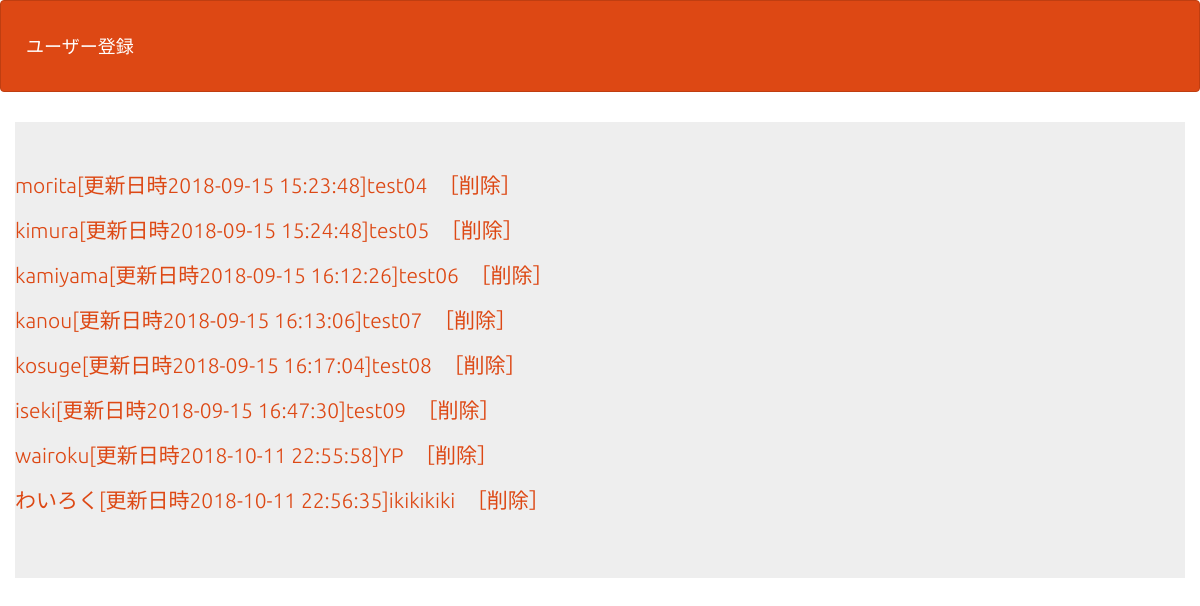
The page /select.php on the database its author committed.
### tables this page shows
CREATE TABLE IF NOT EXISTS `gs_php03_table` (
`id` int(12) NOT NULL,
  `name` varchar(64) NOT NULL,
  `email` varchar(128) NOT NULL,
  `pass` varchar(8) NOT NULL,
  `detail` text,
  `indate` datetime NOT NULL
);

### select.php (the view, shortened to what this page needs)
<?php
$pdo = db_conn();
$stmt = $pdo->prepare('SELECT * FROM gs_php03_table');
$status = $stmt->execute();
$view='';
if($status==false){
  errorMsg($stmt);
}else{
  while( $result = $stmt->fetch(PDO::FETCH_ASSOC)){
    $view .= '<p>';
    $view .= '<a href="detail.php?id=' . $result['id'] . '">';
    $view .= $result['name'].'[更新日時'.$result['indate'].']'.$result['detail'];
    $view .= '</a>';
    $view .= '　';
    $view .= '<a href="delete.php?id=' . $result['id'] . '">';
    $view .= '［削除］';
    $view .= '</a>';
    $view .= '</p>';
  }
}
?>
<!DOCTYPE html>
<html lang="ja">
<head>
<link rel="stylesheet" href="css/range.css">
<link href="css/bootstrap.min.css" rel="stylesheet">
</head>
<body id="main">
<header>
  <nav class="navbar navbar-default">
    <div class="container-fluid">
      <div class="navbar-header">
      <a class="navbar-brand" href="index.php">ユーザー登録</a>
    </div>
  </nav>
</header>
<div>
    <div class="container jumbotron"><?=$view?></div>
  </div>
</body>
</html>

### select.php (style rules this page uses)
div { padding: 10px;font-size:16px; }

### rows shown on the page
gs_php03_table: value "morita[更新日時2018-09-15 15:23:48]test04 ［削除］"
gs_php03_table: value "kimura[更新日時2018-09-15 15:24:48]test05 ［削除］"
gs_php03_table: value "kamiyama[更新日時2018-09-15 16:12:26]test06 ［削除］"
gs_php03_table: value "kanou[更新日時2018-09-15 16:13:06]test07 ［削除］"
gs_php03_table: value "kosuge[更新日時2018-09-15 16:17:04]test08 ［削除］"
gs_php03_table: value "iseki[更新日時2018-09-15 16:47:30]test09 ［削除］"
gs_php03_table: value "wairoku[更新日時2018-10-11 22:55:58]YP ［削除］"
gs_php03_table: value "わいろく[更新日時2018-10-11 22:56:35]ikikikiki ［削除］"
